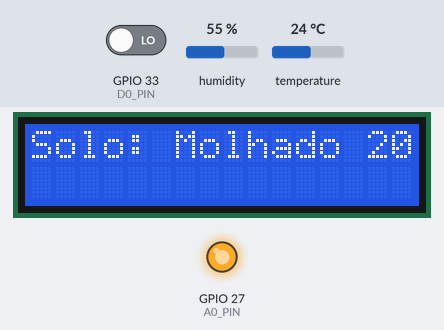
A sketch run on a simulated ESP32. Shown: 16×2 character LCD, output pins drawn as LEDs (lit = HIGH). The test bench sets the inputs (shaded band); at power-on: humidity 55 %, GPIO 33 (D0_PIN) LOW, temperature 24 °C. WiFi joins after 1.5 s; servers stay silent unless stated; the local clock reads 2024-03-15 10:24:30 at power-on unless the sketch sets it; no MQTT or app messages arrive unless stated; what the sketch prints to the serial monitor is not drawn. At 15.2 s the program puts the board to deep sleep or switches it off; the recording ends there.

Above: at 5.0 s.
5.1 s: humidity set to 22 %
At 6.5 s:
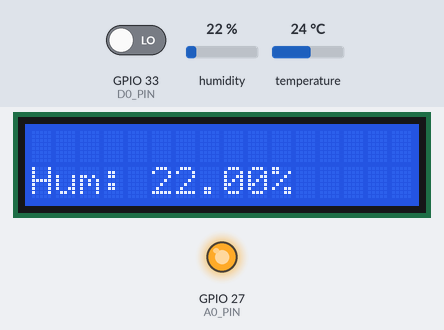
At 8.2 s:
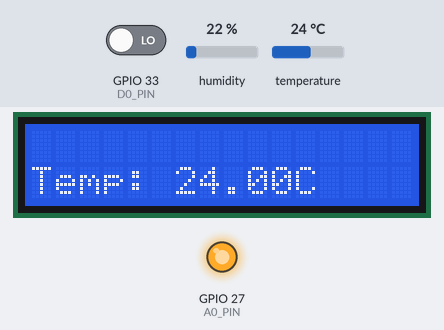
Timing chart, 0 to 9.7 s (numbered marks = the images above; inputs shaded):
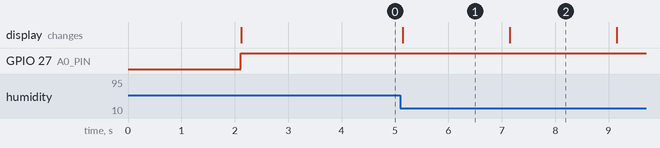

Measured:
- what the display in image 1 shows lasts 2.0 s, from 5.1 s to 7.1 s

The sketch:

esp32_code.ino
```cpp
#include "secrets.h"
#include "LiquidCrystal.h"
#include <WiFiClientSecure.h>
#include <MQTTClient.h>
#include <ArduinoJson.h>
#include "WiFi.h"
#include "DHT.h"
#include "time.h"

/*
Para utilizar a funcionalidade de wake up externo,
os pins 0,2,4,12-15,25-27,32-39 são usados.
*/

// ESP32's pins sensor de chuva
#define A0_PIN 27
#define D0_PIN 33
#define THRESHOLD 2500

// ESP32's pin sensor de humidade do solo
#define ANALOG_SOIL 34
#define THRESHOLD 2500

// ESP32's pin sensor de humidade e temperatura (DHT11)
#define DHTPIN 4
#define DHTTYPE DHT11

// Tópicos MQTT para o dispositivo dar publish/subscribe
#define AWS_IOT_PUBLISH_TOPIC   "esp32/pub"
#define AWS_IOT_SUBSCRIBE_TOPIC "esp32/sub"

WiFiClientSecure net = WiFiClientSecure();
MQTTClient client = MQTTClient(256);

// Variável armazenada na Real Time Clock memory (512 bytes)
// para manter estado entre deep sleeps
RTC_DATA_ATTR int rained = 2;

DHT dht(DHTPIN, DHTTYPE);

// Configura as definições para sincronizar
// a hora do dispositivo usando o Network Time Protocol (NTP)
const char* ntpServer = "pool.ntp.org";
const long  gmtOffset_sec = 0;       // Offset do fuso horário em segundos (GMT+0)
const int   daylightOffset_sec = 3600;

// Deep sleep configuration
#define uS_TO_S_FACTOR 1000000ULL /* Conversion factor for micro seconds to seconds */
#define TIME_TO_SLEEP  3600       /* Time ESP32 will go to sleep (in seconds) */

// External wakeup configuration
#define WAKEUP_PIN D0_PIN

// inicializa LCD
LiquidCrystal lcd(19, 23, 18, 17, 16, 25);

// Função que permite ao ESP32 conectar ao MQTT Broker da AWS Iot Core
void connectAWS()
{
  WiFi.mode(WIFI_STA);
  WiFi.begin(WIFI_SSID, WIFI_PASSWORD);

  Serial.println("Connecting to Wi-Fi");

  while (WiFi.status() != WL_CONNECTED){
    delay(500);
    Serial.print(".");
  }

  // Configura a conexão segura usando os certificados gerados para o dispositivo
  net.setCACert(AWS_CERT_CA);
  net.setCertificate(AWS_CERT_CRT);
  net.setPrivateKey(AWS_CERT_PRIVATE);

  // Conexão com o MQTT Broker daAWS IoT Core na porta 8883 (MQTT)
  client.begin(AWS_IOT_ENDPOINT, 8883, net);

  Serial.println("Connecting to AWS IOT");

  while (!client.connect(THINGNAME)) {
    Serial.print(".");
    delay(100);
  }

  if(!client.connected()){
    Serial.println("AWS IoT Timeout!");
    return;
  }

  // Subscreve o tópico
  client.subscribe(AWS_IOT_SUBSCRIBE_TOPIC);

  Serial.println("AWS IoT Connected!");
}

// Utiliza os dados recebidos pelo servidor NTP para obter informações da data e hora do momento
std::string getLocalTimeAsString() {
  struct tm timeinfo;
  if (!getLocalTime(&timeinfo)) {
    return "Failed to obtain time";
  }

  char buffer[64];
  strftime(buffer, sizeof(buffer), "%A, %B %d %Y %H:%M:%S", &timeinfo);

  return std::string(buffer);
}

// Função que publica os dados no tópico MQTT
void publishData(std::string time, float temperature, float humidity, float hotIndex, int rain, int soil)
{

  // Cálculo da percentagem de chuva
  float percentRain = ((float)rain / 4095.0) * 100.0;

  // Cálculo da percentagem de humidade do solo seco
  float percentDrySoil = ((4095 - soil) / 4095.0) * 100.0;

  StaticJsonDocument<200> doc;

  doc["timestamp"] = time;
  doc["time2load"] = millis();
  doc["temperatura"] = temperature;
  doc["humidade"] = humidity;
  doc["indiceCalor"] = hotIndex;
  doc["chuva"] = percentRain;
  doc["humidadeSolo"] = percentDrySoil;

  // Serialize JSON to buffer
  char jsonBuffer[512];
  serializeJson(doc, jsonBuffer);

  client.publish(AWS_IOT_PUBLISH_TOPIC, jsonBuffer);
}

// Função de debug para identificar motivo de ter acordado
int print_wakeup_reason() {
  esp_sleep_wakeup_cause_t wakeup_reason;

  wakeup_reason = esp_sleep_get_wakeup_cause();

  switch (wakeup_reason) {
    case ESP_SLEEP_WAKEUP_EXT0:
      Serial.println("Wakeup caused by rain signal using RTC_IO");
      Serial.println("Chuva detetada!");
      lcd.print("Chuva detetada!");
      return 1;
      break;
    case ESP_SLEEP_WAKEUP_TIMER:
      Serial.println("Wakeup caused by timer");
      lcd.print("A reconectar");
      return 0;
      break;
    default:
      Serial.printf("Wakeup was not caused by deep sleep: %d\n", wakeup_reason);
      return 0;
      break;
  }
}

void setup() {
  Serial.begin(115200);
  lcd.begin(16, 2);
  delay(500);

  // Print the wakeup reason for ESP32
  rained = print_wakeup_reason();

  connectAWS();

  // Faz um pedido da data e hora atual ao servidor NTP
  configTime(gmtOffset_sec, daylightOffset_sec, ntpServer);

  // initialize the Arduino's pin as an input
  pinMode(A0_PIN, OUTPUT);
  pinMode(D0_PIN, INPUT);

  digitalWrite(A0_PIN, HIGH);

  int rain_state = digitalRead(D0_PIN);
  int soilMoistureVal = analogRead(ANALOG_SOIL);

  lcd.print("Solo: ");
  Serial.print("Solo: ");

  if (soilMoistureVal > THRESHOLD) {
    lcd.print("Seco ");
    Serial.print("Seco ");
  } else {
    lcd.print("Molhado ");
    Serial.print("Molhado ");
  }

  lcd.print(soilMoistureVal);
  Serial.println(soilMoistureVal);

  delay(2000); // Display each item for 2 seconds

  // 0-5 Volts
  int rainAnalogVal = analogRead(A0_PIN);

  // Verifica o valor analógico do sensor de chuva, para identificar se está a chover ou não.
  // LOW indica chuva
  if (rain_state == HIGH) {
    Serial.print("The rain is NOT detected (");
  } else {
    Serial.print("The rain is detected (");
  }

  Serial.print(rainAnalogVal);
  Serial.println(")");

  delay(1000);
  // Leitura dos valores humidade, temperatura e cálculo do indice calor
  float humidity = dht.readHumidity();

  float temperature = dht.readTemperature();

  float celcius = dht.computeHeatIndex(temperature, humidity, false);

  // Debug
  if (isnan(humidity) || isnan(temperature) || isnan(celcius)) {
    Serial.println(F("Falha ao recolher dados do sensor Humidade/Temperatura!"));
  }

  // Debug
    lcd.clear();
    lcd.setCursor(0, 1);
    lcd.print("Hum: ");
    lcd.print(humidity);
    lcd.print("%");
    Serial.print("Hum: ");
    Serial.print(humidity);
    Serial.println("%");

    delay(2000); // Display each item for 2 seconds

    lcd.clear();
    lcd.setCursor(0, 1);
    lcd.print("Temp: ");
    lcd.print(temperature);
    lcd.print("C");
    Serial.print("Temp: ");
    Serial.print(temperature);
    Serial.println("C");

    delay(2000);

    lcd.clear();
    lcd.setCursor(0, 1);
    lcd.print("Heat: ");
    lcd.print(celcius);
    lcd.print("C");
    Serial.print("Heat Index: ");
    Serial.print(celcius);
    Serial.println("C");

    delay(2000); // Display each item for 2 seconds


  // Publica uma mensagem com os dados dos sensores no tópico MQTT
  publishData(getLocalTimeAsString(), temperature, humidity, celcius, rainAnalogVal, soilMoistureVal);

  // Só vai voltar a acordar se:
  if (rained == 0) {
    // Parar de detetar água no sensor e o último valor observado foi de chuva
    esp_sleep_enable_ext0_wakeup(static_cast<gpio_num_t>(WAKEUP_PIN), 0);
    lcd.print("Não está a chover!");
    Serial.println("Não está a chover!");
  } else if (rained == 1){
    // Detetar água no sensor e o último valor observado foi de sol
    esp_sleep_enable_ext0_wakeup(static_cast<gpio_num_t>(WAKEUP_PIN), 1);
    lcd.print("Detetei chuva!");
    Serial.println("Detetei chuva!");
  } else {
    // Detetar água no sensor e o último valor observado foi de sol
    esp_sleep_enable_ext0_wakeup(static_cast<gpio_num_t>(WAKEUP_PIN), 0);
    lcd.print("Não está a chover!");
    Serial.println("Não está a chover!");
  }

  delay(2000);

  // Configuring deep sleep and external wakeup
  esp_sleep_enable_timer_wakeup(TIME_TO_SLEEP * uS_TO_S_FACTOR);
  Serial.println("Setup ESP32 to sleep for every " + String(TIME_TO_SLEEP / 3600) + " hour");

  lcd.print("A desligar...");

  delay(2000);

  Serial.println("Going to sleep now");
  Serial.flush();

  esp_deep_sleep_start();
}

void loop() {
  // This is not going to be called
}
```
